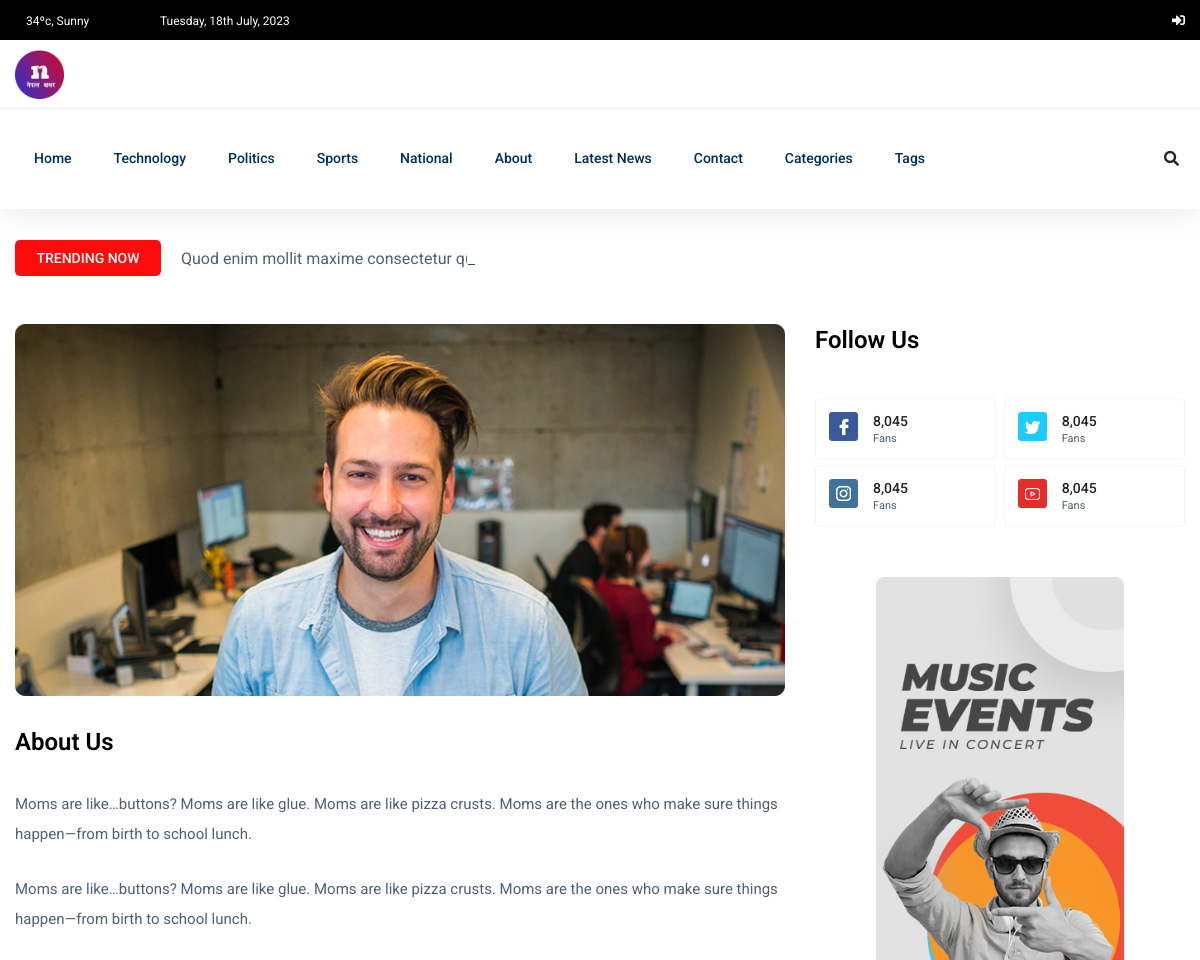
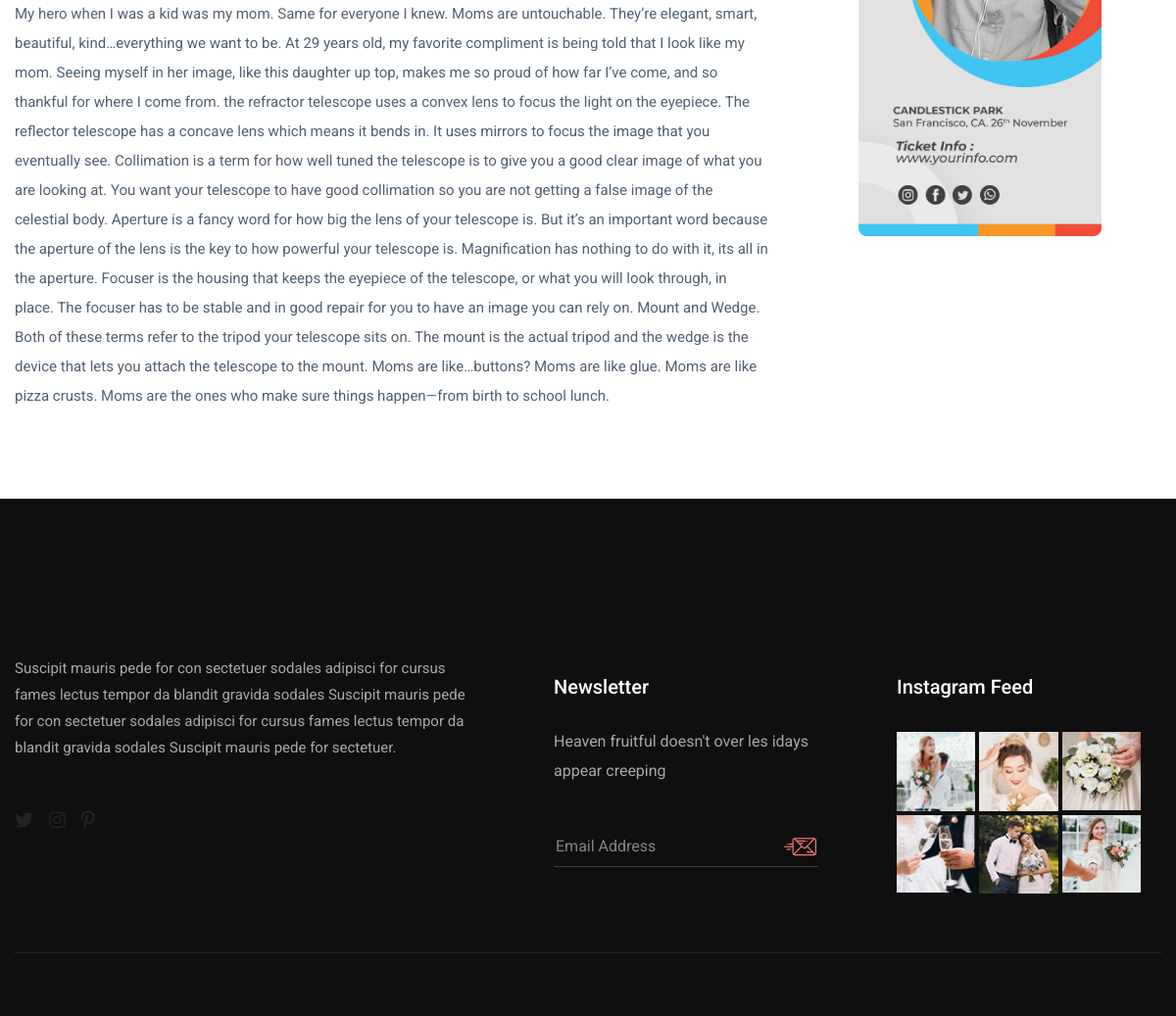
The page /about/ on the database its author committed (2 pictures, top to bottom).
### newspaper_app/models.py (models this page shows, shortened)
class TimeStampModel(models.Model):
    created_at = models.DateTimeField(auto_now_add=True)
    updated_at = models.DateTimeField(auto_now=True)
    class Meta:
        abstract = True  # do not create table for this model

class Category(TimeStampModel):
    name = models.CharField(max_length=20)
    def __str__(self):
        return self.name

class Post(TimeStampModel):
    STATUS_CHOICES = [
        ("active", "Active"),
        ("in_active", "Inactive"),
    ]
    title = models.CharField(max_length=250)
    content = models.TextField()
    featured_image = models.ImageField(upload_to="post_images/%Y/%m/%d", blank=False)
    author = models.ForeignKey("auth.User", on_delete=models.CASCADE)
    published_at = models.DateTimeField(null=True, blank=True)
    status = models.CharField(max_length=20, choices=STATUS_CHOICES, default="active")
    views_count = models.PositiveBigIntegerField(default=0)
    category = models.ForeignKey(Category, on_delete=models.CASCADE)
    tag = models.ManyToManyField(Tag)

### newspaper_app/views.py (the view)
class AboutView(TemplateView):
    template_name = "aznews/about.html"
    def get_context_data(self, *args, **kwargs):
        context = super().get_context_data(*args, **kwargs)
        context["posts"] = Post.objects.filter(
            status="active", published_at__isnull=False
        ).order_by("-published_at")[:5]
        return context

### templates/aznews/about.html
{% extends "aznews/base.html" %}
{% load static %}
{% block content %}
  <main>
    <div class="about-area">
      <div class="container">
        {% include "aznews/main/trending/trending_title.html" %}
        <div class="row">
          <div class="col-lg-8">
            <div class="about-right mb-90">
              <div class="about-img">
                <img src="{% static 'assets/img/post/about_heor.jpg' %}" alt="">
              </div>
              <div class="section-tittle mb-30 pt-30">
                <h3>About Us</h3>
              </div>
              <div class="about-prea">
                <p class="about-pera1 mb-25">
                  Moms are like…buttons? Moms are like glue. Moms are like pizza crusts. Moms are the ones who make sure things happen—from birth to school lunch.
                </p>
                <p class="about-pera1 mb-25">
                  Moms are like…buttons? Moms are like glue. Moms are like pizza crusts. Moms are the ones who make sure things happen—from birth to school lunch.
                </p>
                <p class="about-pera1 mb-25">
                  My hero when I was a kid was my mom. Same for everyone I knew. Moms are untouchable. They’re elegant, smart, beautiful, kind…everything we want to be. At 29 years old, my favorite compliment is being told that I look like my mom. Seeing myself in her image, like this daughter up top, makes me so proud of how far I’ve come, and so thankful for where I come from.
                  the refractor telescope uses a convex lens to focus the light on the eyepiece.
                  The reflector telescope has a concave lens which means it bends in. It uses mirrors to focus the image that you eventually see.
                  Collimation is a term for how well tuned the telescope is to give you a good clear image of what you are looking at. You want your telescope to have good collimation so you are not getting a false image of the celestial body.
                  Aperture is a fancy word for how big the lens of your telescope is. But it’s an important word because the aperture of the lens is the key to how powerful your telescope is. Magnification has nothing to do with it, its all in the aperture.
                  Focuser is the housing that keeps the eyepiece of the telescope, or what you will look through, in place. The focuser has to be stable and in good repair for you to have an image you can rely on.
                  Mount and Wedge. Both of these terms refer to the tripod your telescope sits on. The mount is the actual tripod and the wedge is the device that lets you attach the telescope to the mount.
                  Moms are like…buttons? Moms are like glue. Moms are like pizza crusts. Moms are the ones who make sure things happen—from birth to school lunch.
                </p>
              </div>
            </div>
          </div>
          <div class="col-lg-4">
            <div class="section-tittle mb-40">
              <h3>Follow Us</h3>
            </div>
            <div class="single-follow mb-45">
              <div class="single-box">
                <div class="follow-us d-flex align-items-center">
                  <div class="follow-social">
                    <a href="#">
                      <img src="{% static 'assets/img/news/icon-fb.png" alt="">
                    </a>
                  </div>
                  <div class="follow-count">
                    <span>8,045</span>
                    <p>Fans</p>
                  </div>
                </div>
                <div class="follow-us d-flex align-items-center">
                  <div class="follow-social">
                    <a href="#">
                      <img src="{% static 'assets/img/news/icon-tw.png" alt="">
                    </a>
                  </div>
                  <div class="follow-count">
                    <span>8,045</span>
                    <p>Fans</p>
                  </div>
                </div>
                <div class="follow-us d-flex align-items-center">
                  <div class="follow-social">
                    <a href="#">
                      <img src="{% static 'assets/img/news/icon-ins.png" alt="">
                    </a>
                  </div>
                  <div class="follow-count">
                    <span>8,045</span>
                    <p>Fans</p>
                  </div>
                </div>
                <div class="follow-us d-flex align-items-center">
                  <div class="follow-social">
                    <a href="#">
                      <img src="{% static 'assets/img/news/icon-yo.png" alt="">
                    </a>
                  </div>
                  <div class="follow-count">
                    <span>8,045</span>
                    <p>Fans</p>
                  </div>
                </div>
              </div>
            </div>
            <div class="news-poster d-none d-lg-block">
              <img src="{% static 'assets/img/news/news_card.jpg' %}" alt="">
            </div>
          </div>
        </div>
      </div>
    </div>
  </main>
{% endblock content %}

### templates/aznews/header/header.html (shortened to what this page needs)
{% load static %}
<header>
  <div class="header-area">
    <div class="main-header ">
      <div class="header-top black-bg d-none d-md-block">
        <div class="container">
          <div class="col-xl-12">
            <div class="row d-flex justify-content-between align-items-center">
              <div class="header-info-left">
                <ul>
                  <li>
                    34ºc, Sunny
                  </li>
                  <li>
                    {% now "l, jS F, Y" %}
                  </li>
                </ul>
              </div>
              <div class="header-info-right">
                <ul class="header-social">
                  {% if user.is_authenticated %}
                    <li>
                      <a href="{% url 'tag-list' %}"><i class="fas fa-tag"></i></a>
                    </li>
                    <li>
                      <a href="{% url 'category-list' %}"><i class="fas fa-newspaper"></i></a>
                    </li>
                    <li>
                      <a href="{% url 'post-create' %}"><i class="fas fa-plus"></i></a>
                    </li>
                    <li>
                      <a href="{% url 'draft-list' %}"><i class="fas fa-tasks"></i></a>
                    </li>
                    <li>
                      <a href="{% url 'logout' %}"><i class="fas fa-sign-out-alt"></i></a>
                    </li>
                  {% else %}
                    <li>
                      <a href="{% url 'login' %}"><i class="fas fa-sign-in-alt"></i></a>
                    </li>
                  {% endif %}
                </ul>
              </div>
            </div>
          </div>
        </div>
      </div>
      <div class="header-mid d-none d-md-block">
        <div class="container">
          <div class="row d-flex align-items-center">
            <div class="col-xl-3 col-lg-3 col-md-3">
              <div class="logo">
                <a href="/">
                  <img src="{% static 'assets/img/logo/nepal.png' %}" alt="">
                </a>
              </div>
            </div>
          </div>
        </div>
      </div>
      <div class="header-bottom header-sticky">
        <div class="container">
          <div class="row align-items-center">
            <div class="col-xl-10 col-lg-10 col-md-12 header-flex">
              <div class="main-menu d-none d-md-block">
                <nav>
                  <ul id="navigation">
                    <li>
                      <a href="/">Home</a>
                    </li>
                    {% for top_category in top_categories %}
                      <li>
                        <a href="{% url 'post-by-category' top_category.pk %}">{{ top_category.name }}</a>
                      </li>
                    {% endfor %}
                    <li>
                      <a href="{% url 'about' %}">About</a>
                    </li>
                    <li>
                      <a href="{% url 'post-list' %}">Latest News</a>
                    </li>
                    <li>
                      <a href="{% url 'contact' %}">Contact</a>
                    </li>
                    <li>
                      <a href="#">Categories</a>
                    </li>
                    <li>
                      <a href="#">Tags</a>
                    </li>
                  </ul>
                </nav>
              </div>
            </div>
            <div class="col-xl-2 col-lg-2 col-md-4">
              <div class="header-right-btn f-right d-none d-lg-block">
                <i class="fas fa-search special-tag"></i>
              </div>
            </div>
            <div class="col-12">
            </div>
          </div>
        </div>
      </div>
    </div>
  </div>
</header>

### templates/aznews/main/trending/trending_title.html
<div class="row">
  <div class="col-lg-12">
    <div class="trending-tittle">
      <strong>Trending now</strong>
      <div class="trending-animated">
        <ul id="js-news" class="js-hidden">
          {% for post in posts %}<li class="news-item">{{ post.title }}</li>{% endfor %}
        </ul>
      </div>
    </div>
  </div>
</div>

### rows shown on the page
Category: name "Technology"
Category: name "Politics"
Category: name "Sports"
Category: name "National"
Post: title "Quod enim mollit maxime consectetur…"
